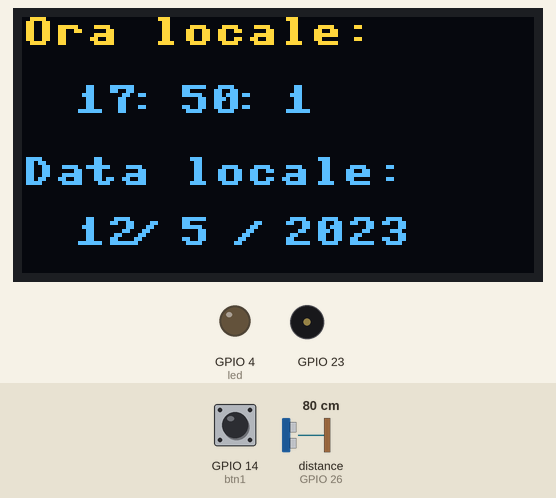
Bench run of a program on a simulated ESP32 board running MicroPython. On the bench: 128×64 one-colour display, output pins drawn as LEDs (lit = HIGH), buzzer (waves = sounding). Inputs (shaded band) come from the test bench; at power-on: distance to the obstacle (sensor on GPIO 26) 80 cm, GPIO 14 (btn1) HIGH. The echo pulse lasts 58.3 µs per cm; the OLED is the two-colour kind (top 16 rows yellow); the clock reads 2024-03-15 10:24:30 at power-on unless the program sets it; library files of the repository ran but are not shown: ssd1306.py; pins used as bus, display or sensor lines are not drawn; what the program prints to the serial console is not drawn.

Above: at 1.2 s.
1.3 s: distance to the obstacle (sensor on GPIO 26) set to 4 cm
At 3.78 s:
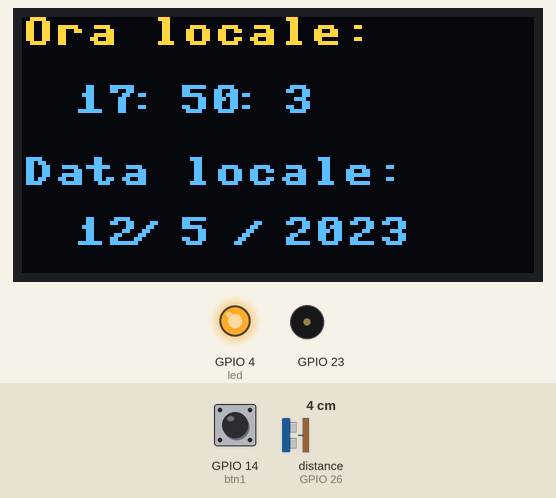
4.3 s: distance to the obstacle (sensor on GPIO 26) set to 2 cm
At 4.62 s:
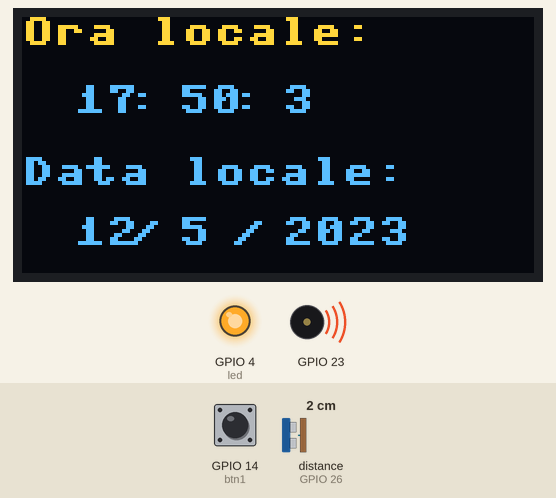
7.3 s: GPIO 14 (btn1) pulled LOW for 0.5 s
At 8.8 s:
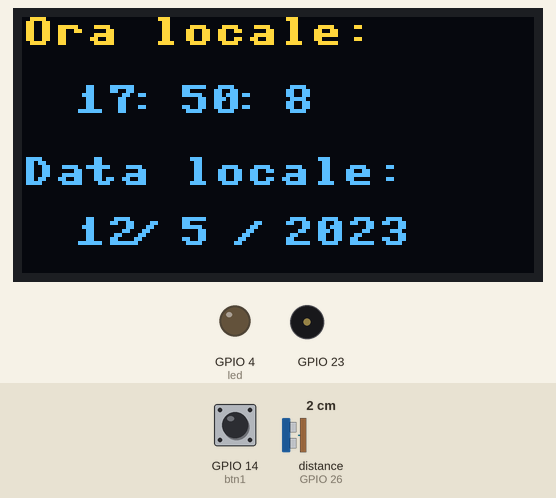
Timing chart, 0 to 10.3 s (numbered marks = the images above; inputs shaded):
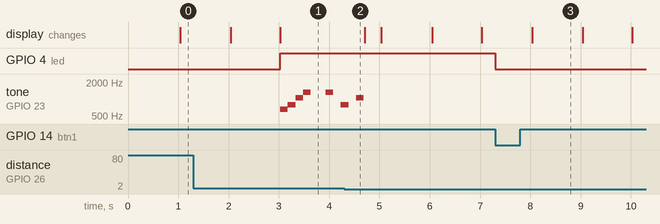

The program:

progetto.py
```python
from machine import Pin, I2C, PWM, RTC, time_pulse_us #I2C per il display, PWM per il buzzer, RTC per il display e time_pulse_us per il sensore
import ssd1306 #per il display
import time
from time import sleep_ms #per buzzer
import utime #per mostrare l'ora
import network #serve per instanziare un oggetto necessario per connetterci alla wifi. #il microcontrollore potrebbe agire o da stazione di rete (host che si connette ad un AP), oppure fungere da AP.#A noi interessa la prima. #dobbiamo abilitare l'interfaccia, effettuare la scansione di AP disponibili, eventualmente connetterci ad una rete wifi con SSID.
import ujson
from umqtt.simple import MQTTClient

led = Pin(4, Pin.OUT) #inizializzo il led
btn1 = Pin (14, Pin.IN, Pin.PULL_UP) #inizializzo il bottone

# MQTT Server Parameters
#MQTT_CLIENT_ID = "micropython-progetto"
#MQTT_BROKER    = "test.mosquitto.org"
#MQTT_USER      = ""
#MQTT_PASSWORD  = ""
#MQTT_TOPIC     = "group22/progetto"
#MQTT_SVEGLIA   = b'group22/sveglia'

#SENSORE
# Configura il pin del sensore ad ultrasuoni
pin_trigger = Pin(25, Pin.OUT)
pin_echo = Pin(26, Pin.IN)

#funzione per calcolare la distanza rilevata dal sensore
def distance_cm():
    pin_trigger.value(0) # Invia un impulso di trigger di 10 us. Questo impulso viene utilizzato per "attivare" il sensore e inviare un segnale acustico verso l'oggetto da misurare.
    time.sleep_us(2) #Dopo un breve intervallo di 2 microsecondi,
    pin_trigger.value(1) #la funzione alza il livello del pin del trigger a 1, inviando quindi un segnale di trigger al sensore ad ultrasuoni. Questo segnale innesca l'invio del segnale acustico verso l'oggetto da misurare.
    time.sleep_us(10)#Dopo un ulteriore intervallo di 10 microsecondi,
    pin_trigger.value(0)#la funzione abbassa di nuovo il livello del pin del trigger a 0, indicando che l'impulso di trigger è terminato.
    duration_us = time_pulse_us(pin_echo, 1)# Misura la durata dell'eco. La funzione time_pulse_us restituisce la durata in microsecondi dell'impulso ricevuto dal sensore.
    distance_cm = duration_us / 58# Calcola la distanza in cm. La durata dell'eco viene quindi divisa per 58, che è la costante empirica per convertire la durata dell'eco in centimetri. Il risultato è la distanza in centimetri dall'oggetto.
    return distance_cm #La funzione restituisce il valore della distanza in centimetri


#DISPLAY
# inizializzo il display
i2c = I2C(0, scl=Pin(22), sda=Pin(21))
oled_width = 128
oled_height = 64
oled = ssd1306.SSD1306_I2C(oled_width, oled_height, i2c)

#BUZZER
class BUZZER:
    def __init__(self, sig_pin):
        self.pwm = PWM(Pin(sig_pin, Pin.OUT))
        self.playing = True #per interrompere il ciclo quando si vuole disattivare la sveglia
        self.rimanda = False #in questa variabile salvo il primo valore utile rilevato dal sensore per rimandare la sveglia
        self.disattiva = False #in questa variabile salvo il primo valore utile rilevato dal sensore per disattivare la sveglia

    #il controllo della distanza viene effettuato dopo ogni nota, basta che durante la riproduzione della sequenza almeno una volta ci si avvici al sensori o lo si tocca per pfar salvare il valore della distanza e a fine riproduzione della sequenza rinviare/disattivare la sveglia
    def play(self, melodies, wait, duty):
        while self.playing: # con questo while il ciclo si ripete all'in finito
            for note in melodies:
                if self.playing ==False:
                    return #esco dal ciclo e disattivo la sveglia
                if note == 0:
                    self.pwm.duty(0) #buzzer in silenzio
                else:
                    dist = distance_cm()
                    if dist < 200 and dist >= 4: #avvicino la mano al sensore ma non lo tocco
                        self.rimanda = True
                    if dist <=3: #perché il simulatore non è preciso, nella realtà proviamo con 0 per simulare il tocco del sensore
                        #self.disattiva = True
                        self.playing = False

                    print("Distanza: {} cm".format(dist)) #stampo la distanza dopo ogni nota
                    self.pwm.freq(note)
                    self.pwm.duty(duty)
                sleep_ms(wait)
                self.pwm.duty(0)
            if self.rimanda == True:
                print ("Sveglia Rimandata")
                #msg_rimanda = ujson.dumps({ "Sveglia rimandata!"})
                #print("Reporting to MQTT topic {}: {}".format(MQTT_TOPIC, msg_rimanda))
               # client.publish(MQTT_TOPIC, msg_rimanda)
                sleep_ms (3000) #3 secondi per comodità, nella realtà convertiremo 5/10 minuti per rimandare la sveglia
                self.rimanda = False
            if self.disattiva == True:
                print ("Sveglia disattivata")
                #msg_disattiva = ujson.dumps({ "Sveglia disattivata!"})
                #print("Reporting to MQTT topic {}: {}".format(MQTT_TOPIC, msg_disattiva))
               # client.publish(MQTT_TOPIC, msg_disattiva)
                self.disattiva = False
                self.playing = False


#note e frequenze equivalenti
C5=523
E5=659
G5=784
C6=1047
E6=1319
G6=1568
C7=2093

# Suoneria della sveglia (sono due cicli di note)
suono = [
    E5, G5, C6, E6, 0, 0, E6, 0,
    G5, 0, C6, 0, E6, 0, G6, 0,
    C7, 0, G6, 0, E6, 0, C6, 0,
    G5, 0, E5, 0, C5, 0, 0, 0,
    E5, G5, C6, E6, 0, 0, E6, 0,
    G5, 0, C6, 0, E6, 0, G6, 0,
    C7, 0, G6, 0, E6, 0, C6, 0,
    G5, 0, E5, 0, C5, 0, 0, 0,
   ]


start=0
b=BUZZER(23)

#BOTTONE
def toggleLED(btn1):
    global start
    current = time.ticks_ms()
    delta = time.ticks_diff(current, start) #differenza tra current e start. SE LA DIFF tra questi due è minore di 200 ms allora significa che ho cliccato due o più volte.
    if delta<200:
        return
    start=current
    led.off()
    #msg_led = ujson.dumps({ "Luce spenta!"})
    #print("Reporting to MQTT topic {}: {}".format(MQTT_TOPIC, msg_led))
    #client.publish(MQTT_TOPIC, msg_led)
btn1.irq(handler=toggleLED, trigger=Pin.IRQ_FALLING) # viene impostata l'handler di interrupt "btn1.irq" su "toggleLED" utilizzando "Pin.IRQ_FALLING" come trigger. In questo modo, la funzione "toggleLED" viene chiamata ogni volta che viene rilevato un evento di interrupt del pin "btn1" che cade.


# or import from machine depending on your micropython version
rtc = RTC()
rtc.datetime((2023, 5, 12, 4, 17, 50, 0, 0)) #imposto la data corrente :anno, mese, giorno, numero di giorno della settimana, ora, minuto, secondo, millisecondo


#COMANDI CON NODERED, DA RIVEDERE, ho scritto le print solo per vedere se funziona il resto del codice, in realtà andrebbero dei comandi
#def subCallback(topic,msg):
  #print (topic, msg)
  #if topic == MQTT_SVEGLIA:
   # if msg == b'1':
    #  toggleLED()
    #if msg ==b'rimanda':
        # b.rimanda = True
     #   print ("sveglia rimandata")
    #if msg == b'disattiva':
        #b.disattiva = True
     #   print ("sveglia disattivata")


'''print("Connecting to WiFi", end="")
sta_if = network.WLAN(network.STA_IF)
sta_if.active(True)
#metodo che tenterà sempre di connettersi alla rete. dobbiamo solo controllare se è connesso oppure no. la connect sta prima del while finchè non riesche il tentativo di connessione.
sta_if.connect('Wokwi-GUEST', '')
while not sta_if.isconnected():
  print(".", end="")
  time.sleep(0.1)
print(" Connected!")

print("Connecting to MQTT server... ", end="")
client = MQTTClient(MQTT_CLIENT_ID, MQTT_BROKER)
client.set_callback(subCallback)
client.connect()
client.subscribe(MQTT_SVEGLIA)
print("Connected!")
'''
#SVEGLIA
while True:
        current_time = utime.time() #ottengo il tempo corrente in secondi
        local_time = utime.localtime(current_time)#converto il tempo corrente in una tupla di componenti locali
        #localtime restituisce una tupla di 8 elementi, vedi documentazione micropython

        # scrivo l'ora corrente sul display
        stringa_ora= [ local_time[3], ":", local_time[4], ":", local_time[5]]

        oled.fill(0)
        oled.text("Ora locale:",0,0,1)
        for i, elemento in enumerate (stringa_ora):
            oled.text(str(elemento),(i+1)*13,17)


        stringa_data= [local_time[2], "/", local_time[1], "/", local_time[0]]

        oled.text("Data locale:",0,35,1)
        for i, elemento in enumerate (stringa_data):
            oled.text(str(elemento),(i+1)*13,50)
        oled.show()

        oled.fill(0)

#appena scattano le 17:00:03 suona la sveglia
        if local_time[5] == 3:
            '''message = ujson.dumps({ "E' ora di alzarsi!"})
            print("Reporting to MQTT topic {}: {}".format(MQTT_TOPIC, message))
            client.publish(MQTT_TOPIC, message)
            '''
            led.on()
            b.play(suono,150,512)
```

Measured:
- the behaviour switches between 3 and 2 cm on distance to the obstacle (sensor on GPIO 26) (found by bisection; images 1 and 2)
- after the input at 4.3 s, tone on GPIO 23: goes on until 4.7 s, then stays silent
- after the input at 7.3 s, GPIO 4 (led): HIGH → LOW at once
- by itself, tone on GPIO 23: plays 659 Hz for 0.15 s, 784 Hz for 0.15 s, 1047 Hz for 0.15 s, 1319 Hz for 0.15 s, 1319 Hz for 0.15 s, 784 Hz for 0.06 s
